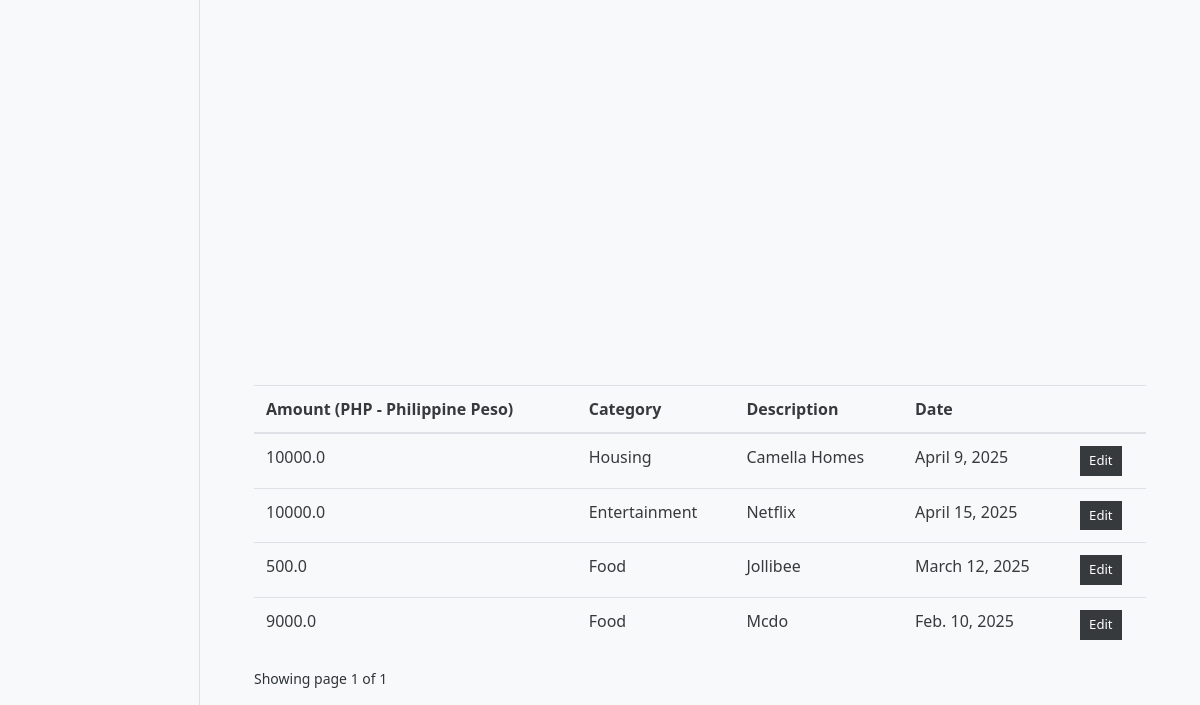
The page / (signed in, lower part) on the database as committed earlier.
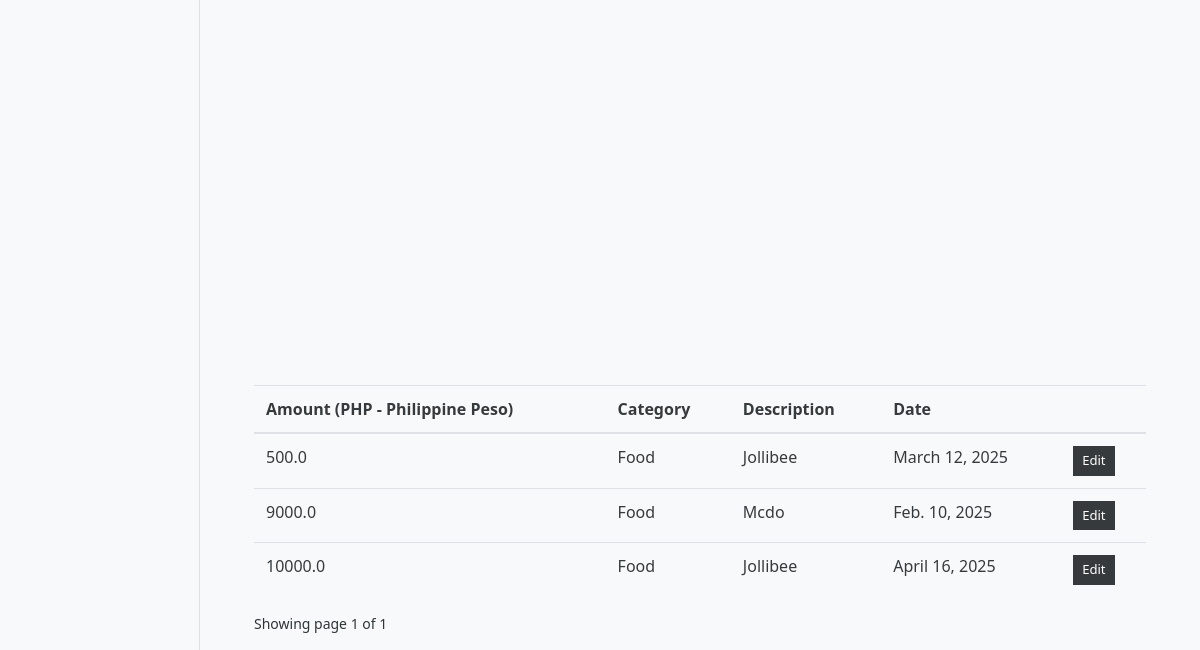
The same page on the database as committed later.
### userpreferences/models.py (models this page shows, shortened)
class UserPreference(models.Model):
    user = models.OneToOneField(to=User, on_delete=models.CASCADE)
    currency = models.CharField(max_length=255, blank=True, null=True)

### expenses/models.py (models this page shows, shortened)
class Expense(models.Model):
    amount = models.FloatField()
    date = models.DateField(default=now)
    description = models.TextField()
    owner = models.ForeignKey(to=User, on_delete=models.CASCADE)
    category = models.CharField(max_length=266)
    class Meta:
        ordering: ['-date']

### expenses/views.py (the view)
# urls.py: path('', views.index, name="expenses"),
@login_required(login_url='/authentication/login')
def index(request):
    categories = Category.objects.all()
    expenses = Expense.objects.filter(owner=request.user)
    paginator = Paginator(expenses, 5)
    page_number = request.GET.get('page')
    page_obj = paginator.get_page(page_number)
    try:
        currency = UserPreference.objects.get(user=request.user).currency
    except UserPreference.DoesNotExist:
        currency = "USD"
    context = {
        'categories': categories,
        'expenses': expenses,
        'page_obj': page_obj,
        'currency': currency,
    }
    return render(request, 'expenses/index.html', context)

### templates/expenses/index.html (shortened to what this page needs)
{% extends 'base.html' %}
{% load static %}
{% block content %}
<div class="container mt-4">
  <div class="container">
    {% include 'partials/_messages.html' %} {% if expenses.count %}
    <div class="row">
      <div class="col-md-4">
      </div>
    </div>
<div class="app-table">
  <table class="table table-stripped table-hover">
    <thead>
      <tr>
        <th>Amount ({{currency}})</th>
        <th>Category</th>
        <th>Description</th>
        <th>Date</th>
        <th></th>
      </tr>
    </thead>
    <tbody>
      {% for expense in page_obj%}
      <tr>
        <td>{{expense.amount}}</td>
        <td>{{expense.category}}</td>
        <td>{{expense.description}}</td>
        <td>{{expense.date}}</td>
        <td>
          <a
            href="{% url 'expense-edit' expense.id  %}"
            class="btn btn-secondary btn-sm"
            >Edit</a
          >
        </td>
      </tr>
      {% endfor %}
    </tbody>
  </table>
</div>
    <div class="pagination-container">
    <div class="">
      Showing page {{page_obj.number}} of {{ page_obj.paginator.num_pages }}
    </div>
    {% endif %}
  </div>
</div>
</div>
{% endblock content %}

### templates/base.html (shortened to what this page needs)
{% load static %}
<html lang="en">
  <head>
    <link href="{% static 'css/bootstrap.min.css'%}" rel="stylesheet" />
    <link href="{% static 'css/main.css'%}" rel="stylesheet" />
    <link rel="stylesheet" href="https://cdnjs.cloudflare.com/ajax/libs/font-awesome/6.0.0/css/all.min.css">
    <link href="{% static 'css/dashboard.css' %}" rel="stylesheet" />
  </head>
  <body>
    <div class="container-fluid">
      <div class="row">
        {% include 'partials/_sidebar.html' %}
        <main role="main" class="col-md-9 ml-sm-auto col-lg-10 px-4">
          {% block content %} {% endblock %}
        </main>
      </div>
    </div>
  </body>
</html>

### templates/partials/_sidebar.html (shortened to what this page needs)
{% load static %}
<nav class="col-md-2 d-none d-md-block bg-light sidebar">
</nav>

### expenseswebsite/static/css/main.css (style rules this page uses)
.row { min-height: 100vh; display: flex; align-items: center; justify-content: center; }

### expenseswebsite/static/css/dashboard.css (style rules this page uses)
:root { --primary: #3f51b5; --success: #4caf50; --danger: #f44336; --background: #f8f9fa; --text: #2d3436; --border: #e0e0e0; }
body { font-size: 0.875rem; }
.sidebar { position: fixed; top: 0; bottom: 0; left: 0; z-index: 100; padding: 48px 0 0; box-shadow: inset -1px 0 0 rgba(0, 0, 0, 0.1); }
[role="main"] { padding-top: 133px; }
@media (min-width: 768px) { [role="main"] { padding-top: 48px; } }
body { background-color: var(--background); color: var(--text); }

Rows that differ between the two databases and show on the page:
removed Expense: amount "10000.0", category "Housing", description "Camella Homes", date "April 9, 2025"
removed Expense: amount "10000.0", category "Entertainment", description "Netflix", date "April 15, 2025"
added Expense: amount "10000.0", category "Food", description "Jollibee", date "April 16, 2025"
